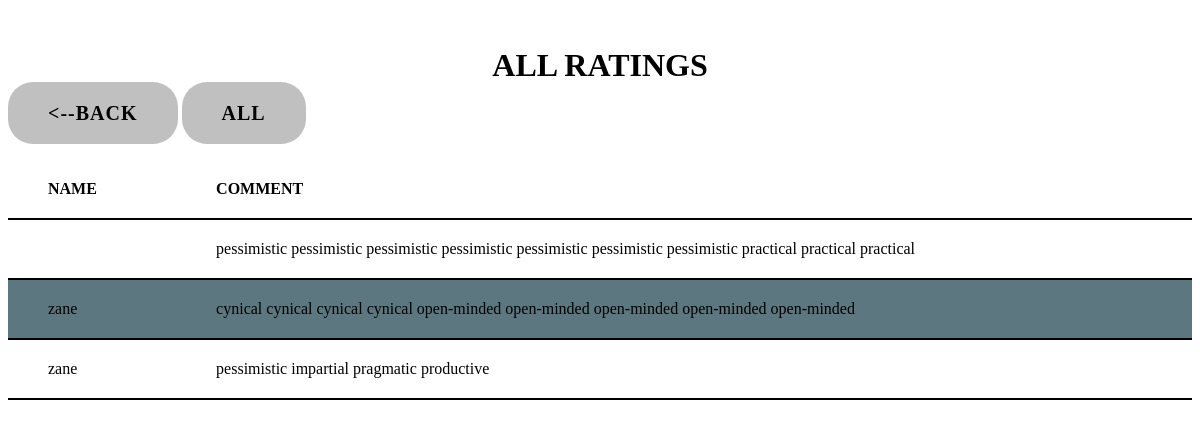
The app's page /service.php with its own data.
### tables this page shows
CREATE TABLE `service_ratings` (
  `id` int(11) NOT NULL,
  `name_service` varchar(255) NOT NULL,
  `comment_service` varchar(255) NOT NULL,
  `ratings` varchar(255) NOT NULL
);

### service.php (the view, shortened to what this page needs)
<?php
$connection = con();
if(isset($_GET['ratings'])){
    $ratings = $_GET['ratings'];
    $sql = "SELECT * FROM service_ratings WHERE ratings = '$ratings' ORDER BY id DESC";
}else{
    $sql = "SELECT * FROM service_ratings ORDER BY id DESC";
}
$ratings = $connection->query($sql) or die ($connection->error);
$row = $ratings->fetch_assoc();
?>
<!DOCTYPE html>
<html lang="en">
<head>
</head>
<body>
    <br>
  <center>
    <h1>ALL RATINGS</h1>
    </center>
<form action="" method="get">
<a href="index.php"><--BACK</a>
<?php if($_SESSION['Access'] == "administrator") { ?>
    <a href="service.php">ALL</a>
  <a href="?ratings=positive">POSSITVE</a>
  <a href="?ratings=neutral">NEUTRAL</a>
  <a href="?ratings=negative">NEGATIVE</a>
  <?php } else {    ?>
    <a href="service.php">ALL</a>
    <?php } ?>
</form>
<br><br>
    <table>
      <thead>
      <tr>
      <?php if($_SESSION['Access'] == "administrator") { ?>
        <th>NAME</th>
         <th>COMMENT</th>
         <th>Ratings</th>
         <?php } else {    ?>
            <th>NAME</th>
           <th>COMMENT</th>
            <?php } ?>
      </tr>
      </thead>
       <tbody>
       <?php do {   ?>
         <tr>
         <?php if($_SESSION['Access'] == "administrator") { ?>
          <td> <?php echo $row['name_service']; ?> </td>
          <td> <?php echo $row['comment_service']; ?> </td>
          <td> <?php echo $row['ratings']; ?> </td>
          <?php } else {    ?>
            <td> <?php echo $row['name_service']; ?> </td>
          <td> <?php echo $row['comment_service']; ?> </td>
            <?php } ?>
         </tr>
         <?php } while($row = $ratings->fetch_assoc()); ?>
       </tbody>
    </table>
</body>
</html>

### service.php (style rules this page uses)
a { text-decoration: none; text-transform: uppercase; line-height: 1px; letter-spacing: 1px; font-size: 20px; font-weight: bold; padding: 7px 14px; background-color: silver; color: black; border-radius: 25px; }
table { padding: 20px 40px; border-collapse: collapse; width: 100%; }
tr { text-align: left; padding: 20px 40px; }
th,td { padding: 20px 40px; border-bottom: 2px solid black; }
tr:nth-child(even) { background-color: #5c777f; }
a { padding:20px 40px; }

### records on screen
service_ratings: comment_service "pessimistic pessimistic pessimistic pessimistic pessimistic pessimistic pessimistic practical practical practical"
service_ratings: name_service "zane", comment_service "cynical cynical cynical cynical open-minded open-minded open-minded open-minded open-minded"
service_ratings: name_service "zane", comment_service "pessimistic impartial pragmatic productive"
